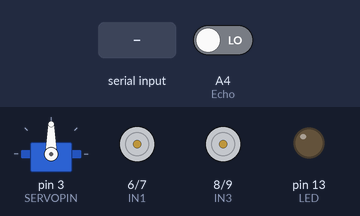
The sketch below on a simulated Arduino Uno, built with avr-gcc and run on an emulated ATmega328P. Shown: servo, motor-driver pin pairs drawn as motors (green arrow = first pin HIGH = forward, orange = second pin HIGH = backward, longer = more drive, scaled by the enable pin), output pins drawn as LEDs (lit = HIGH). The test bench sets the inputs (shaded band); at power-on: A4 (Echo) LOW. What the sketch prints to the serial monitor is not drawn.

Above: at 0.9 s.
1.0 s: "f" received over Serial
At 2.1 s:
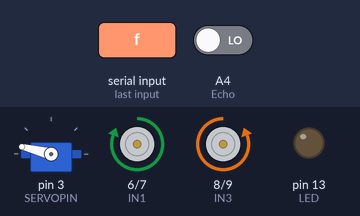
4.0 s: "b" received over Serial
At 4.25 s:
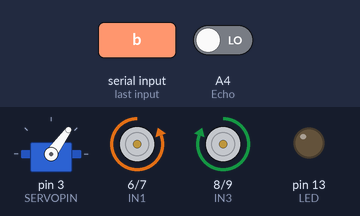
7.0 s: "l" received over Serial
At 7.59 s:
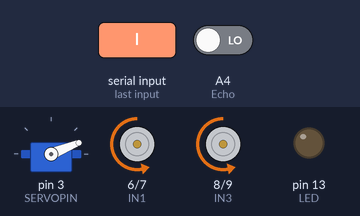
10.0 s: "r" received over Serial
At 10.34 s:
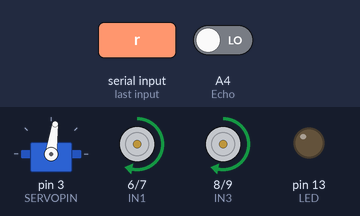
13.0 s: "s" received over Serial
At 13.43 s:
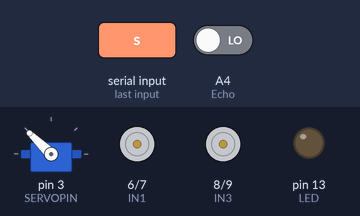
16.0 s: "A" received over Serial
At 16.76 s:
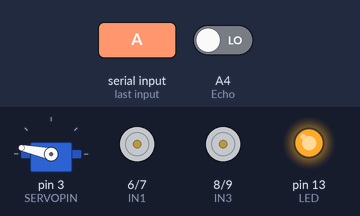
Timing chart, 0 to 62.1 s (numbered marks = the images above; inputs shaded):
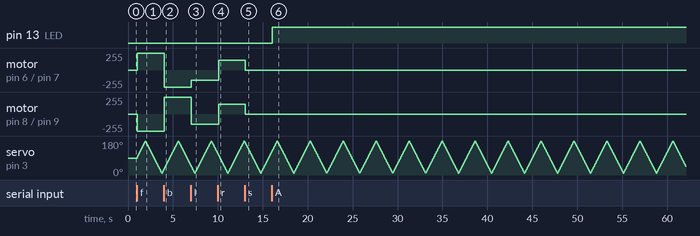

The sketch:

bluetooth_car.ino
```cpp
#include <Servo.h>
#include <SPI.h>
#include "carlib.h"

#define LED 13

#define TIMEBETWEENSTATUS 200
#define TIMEBETWEENSERVO 20
#define TIMEBETWEENSERIAL 100

volatile int state = LOW;
unsigned long lasttime;
char getstr;
Carlib car;

boolean _servoascending;
int _servovalue = 90;
int _pin;
Servo _servo;

unsigned long statuslasttime = 0;
unsigned long servolasttime = 0;
unsigned long seriallasttime = 0;

void statustick(unsigned long time){
  if (statuslasttime + TIMEBETWEENSTATUS < time){
    Serial.print("{\"d\": ");
    Serial.print(car.readDistance());
    Serial.print(",\"s\": ");
    Serial.print(_servovalue);
    Serial.print(",\"c\": ");
    Serial.print(getstr);
    Serial.print(",\"l\": ");
    Serial.print(state);
    Serial.println("}");
    statuslasttime = time;
  }
}

void stateChange(){
  state = !state;
  digitalWrite(LED, state);
}

void setup(){
  pinMode(LED, OUTPUT);
  Serial.begin(9600);
  car.stop();

  _servo.attach(SERVOPIN);
  _servoascending = true;
  _servovalue;
  while (!Serial.available());
}

void servotick(unsigned long time){
   if (servolasttime + TIMEBETWEENSERVO < time){
    if (_servoascending){
      _servovalue += SERVOINC;
    } else {
      _servovalue -= SERVOINC;
    }
    if (_servovalue > MAXSERVO){
      _servovalue = MAXSERVO;
      _servoascending = false;
    } else if (_servovalue < MINSERVO){
      _servovalue = MINSERVO;
      _servoascending = true;
    }

    _servo.write(_servovalue);
    servolasttime = time;
  }
}

void serialtick(unsigned long time){
   if (seriallasttime + TIMEBETWEENSERIAL < time){
      if (Serial.available() > 0){
        getstr = Serial.read();
        if(getstr=='f'){
          car.forward();
        }else if(getstr=='b') {
          car.backward();
        }
        else if(getstr=='l')
        {
          car.rotatecounterclockwise();
        }
        else if(getstr=='r')
        {
          car.rotateclockwise();
        }
        else if(getstr=='s')
        {
           car.stop();
        }
        else if(getstr=='A')
        {
          stateChange();
        }
      }
      seriallasttime = time;
   }
}


void loop(){
    unsigned long time = millis();
    statustick(time);
    servotick(time);
    serialtick(time);
}
```

carlib.cpp
```cpp
#include <Servo.h>

#include "Arduino.h"
#include "carlib.h"


Carlib::Carlib(){
	pinMode(IN1,OUTPUT);
	pinMode(IN2,OUTPUT);
	pinMode(IN3,OUTPUT);
	pinMode(IN4,OUTPUT);
	pinMode(ENA,OUTPUT);
	pinMode(ENB,OUTPUT);
	stop();
}

void Carlib::tick(unsigned long time){
  return;
  if (_lasttime + TICKTIME < time){
    if (_servoascending){
      _servovalue += SERVOINC;
    } else {
      _servovalue -= SERVOINC;
    }
    if (_servovalue > MAXSERVO){
      _servovalue = MAXSERVO;
      _servoascending = false;
    } else if (_servovalue < MINSERVO){
      _servovalue = MINSERVO;
      _servoascending = true;
    }

    _servo.write(_servovalue);
    _lasttime = time;
  }
}

int Carlib::readDistance(){
	digitalWrite(Trig, LOW);
	delayMicroseconds(2);
	digitalWrite(Trig, HIGH);
	delayMicroseconds(20);
	digitalWrite(Trig, LOW);
	float Fdistance = pulseIn(Echo, HIGH, TICKTIME / 2);

	Fdistance= Fdistance/58;

	return (int) Fdistance;
}

void Carlib::forward(){
  digitalWrite(ENA,HIGH);
  digitalWrite(ENB,HIGH);

  digitalWrite(IN1,HIGH);
  digitalWrite(IN2,LOW);
  digitalWrite(IN3,LOW);
  digitalWrite(IN4,HIGH);
}

void Carlib::backward(){
  digitalWrite(ENA,HIGH);
  digitalWrite(ENB,HIGH);

  digitalWrite(IN1,LOW);
  digitalWrite(IN2,HIGH);
  digitalWrite(IN3,HIGH);
  digitalWrite(IN4,LOW);
}

void Carlib::rotateclockwise(){
  analogWrite(ENA,ABS);
  analogWrite(ENB,ABS);

  digitalWrite(IN1,HIGH);
  digitalWrite(IN2,LOW);
  digitalWrite(IN3,HIGH);
  digitalWrite(IN4,LOW);
}

void Carlib::rotatecounterclockwise(){
  analogWrite(ENA,ABS);
  analogWrite(ENB,ABS);

  digitalWrite(IN1,LOW);
  digitalWrite(IN2,HIGH);
  digitalWrite(IN3,LOW);
  digitalWrite(IN4,HIGH);
}

void Carlib::stop(){
  digitalWrite(ENA,LOW);
  digitalWrite(ENB,LOW);
}

int Carlib::servovalue(){
  return _servovalue;
}
```

carlib.h
```cpp
/*
  Carlib.h - Library for car controlling.
  Created by Loksly 2017 using some code that belongs to others.
  Released into the public domain.
*/
#ifndef Carlib_h
#define Carlib_h

#include "Arduino.h"
#include <Servo.h>


#define IN1 6
#define IN2 7
#define IN3 8
#define IN4 9
#define ENA 5
#define ENB 11
#define ABS 150

#define Echo A4
#define Trig A5

#define SERVOPIN 3
#define SERVOINC 2
#define MAXSERVO 180
#define MINSERVO 10

#define TICKTIME 100

class Carlib{

  public:
    Carlib();
    void tick(unsigned long);
    void forward();
    void backward();
    void stop();
    void rotateclockwise();
    void rotatecounterclockwise();
    int readDistance();
    int servovalue();
  private:
    boolean _servoascending;
	  int _servovalue;
    Servo _servo;
    unsigned long _lasttime;
};

#endif
```

Measured:
- after the input at 1.0 s, motor on pin 6 (IN1) / pin 7 (IN2): stopped → forward 255/255 at once; motor on pin 8 (IN3) / pin 9 (IN4): stopped → backward 255/255 at once
- after the input at 4.0 s, motor on pin 6 (IN1) / pin 7 (IN2): forward 255/255 → backward 255/255 at once; motor on pin 8 (IN3) / pin 9 (IN4): backward 255/255 → forward 255/255 at once
- after the input at 7.0 s, motor on pin 6 (IN1) / pin 7 (IN2): backward 255/255 → backward 150/255 after 0.06 s; motor on pin 8 (IN3) / pin 9 (IN4): forward 255/255 → backward 150/255 after 0.06 s
- after the input at 10.0 s, motor on pin 6 (IN1) / pin 7 (IN2), motor on pin 8 (IN3) / pin 9 (IN4): backward 150/255 → forward 150/255 after 0.09 s
- after the input at 13.0 s, motor on pin 6 (IN1) / pin 7 (IN2), motor on pin 8 (IN3) / pin 9 (IN4): forward 150/255 → stopped at once
- after the input at 16.0 s, pin 13 (LED): LOW → HIGH after 0.06 s
